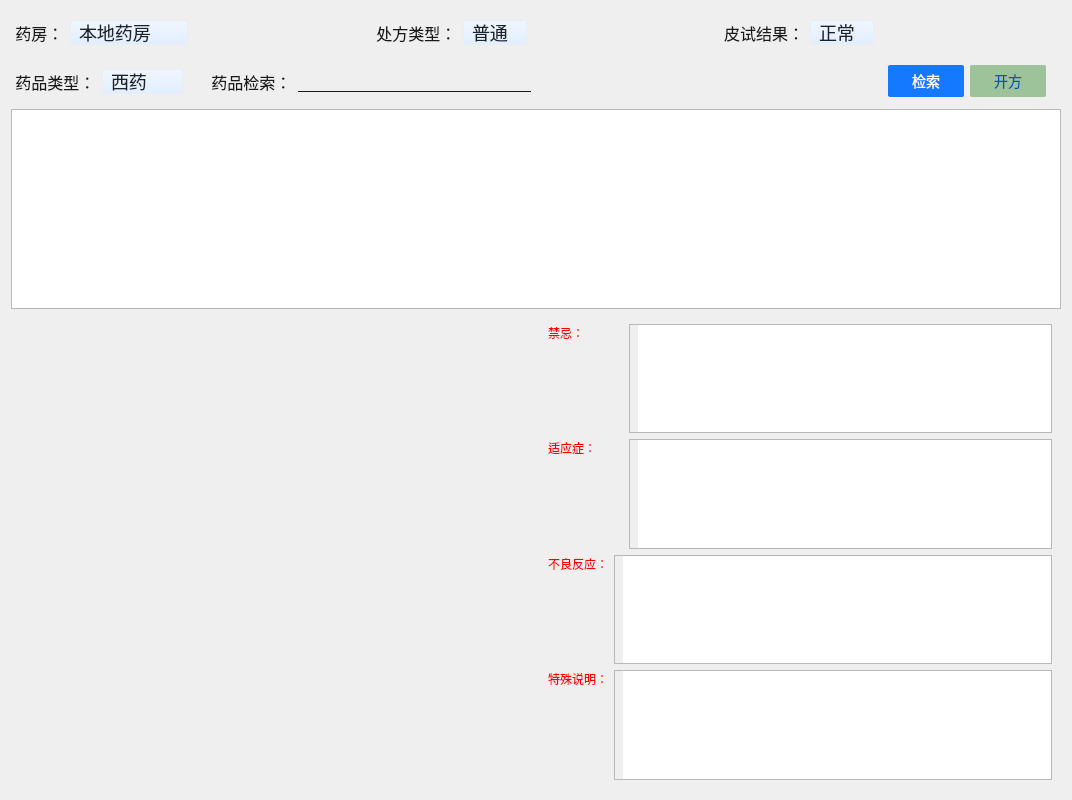
<?xml version="1.0" encoding="UTF-8"?>
<ui version="4.0">
 <class>MedicinePage</class>
 <widget class="QWidget" name="MedicinePage">
  <property name="geometry">
   <rect>
    <x>0</x>
    <y>0</y>
    <width>1072</width>
    <height>800</height>
   </rect>
  </property>
  <property name="windowTitle">
   <string>Form</string>
  </property>
  <property name="styleSheet">
   <string notr="true"/>
  </property>
  <layout class="QVBoxLayout" name="verticalLayout_7">
   <item>
    <layout class="QHBoxLayout" name="horizontalLayout_31">
     <item>
      <widget class="QWidget" name="widget_21" native="true">
       <property name="styleSheet">
        <string notr="true">QWidget
{
background:transparent;
border:none;
}
QLabel{
color:#1a1a1a;
font-size:16px;
line-height:24px;
}

QLineEdit{
color:#1a1a1a;
font-size:16px;
line-height:24px;
padding-left:8px;
border:none;
border-bottom:1px solid #1a1a1a;
}</string>
       </property>
       <layout class="QHBoxLayout" name="horizontalLayout_29">
        <property name="leftMargin">
         <number>0</number>
        </property>
        <item>
         <widget class="QLabel" name="label_23">
          <property name="styleSheet">
           <string notr="true"/>
          </property>
          <property name="text">
           <string> 药房：</string>
          </property>
         </widget>
        </item>
        <item>
         <widget class="QComboBox" name="comboBox_pharmacy">
          <property name="styleSheet">
           <string notr="true">
QComboBox
{
	background-color:qlineargradient(x1:0, y1:0, x2:0, y2:1, stop:0 #F1F6FF , stop:1 #E1EEFF);
	border-radius: 2px;
	border: 1px solid #E9EEF5;
	font-size: 18px;
	font-weight: 400;
	color: #1D2129;
	line-height: 22px;
	padding-left:8px;
}
QComboBox::down-arrow
{
	border-image:url(&quot;:/icons/images/icons_combobox_down_arrow.png&quot;);
}
QComboBox::drop-down
{
	border:none;
	background:transparent;
	padding-right:6px;
}

/* 下拉后，整个下拉窗体样式 */
QComboBox QAbstractItemView {
    outline: 0px solid gray;   
    border: none;   
    background-color: #FFFFFF;   
    selection-background-color: #40a9ff;   
	font-size: 14px;
	font-weight: 400;
	color: #1D2129;
	line-height: 22px;
	border-radius:3px;
	margin-left:4px;
}

/* 下拉后，整个下拉窗体每项的样式 */
QComboBox QAbstractItemView::item {
    height: 40px;   /* 项的高度 */
}

/* 下拉后，整个下拉窗体被选择的每项的样式 */
QComboBox QAbstractItemView::item:selected {
   color:#FFFFFF;
   background-color: #1479FF;   /* 整个下拉窗体越过每项的背景色 */
}

/* QComboBox中的垂直滚动条 */
QComboBox QAbstractScrollArea QScrollBar:vertical {
    border:none;
	background:transparent;
}

QComboBox QAbstractScrollArea QScrollBar::handle:vertical {
	width: 8px;
    background-color:;   /* 空白区域的背景色*/
	border-radius:4px;
    background: #C9CDD4;   /* 小方块的背景色深灰lightblue */
}</string>
          </property>
          <item>
           <property name="text">
            <string>本地药房</string>
           </property>
          </item>
          <item>
           <property name="text">
            <string>长安大药房</string>
           </property>
          </item>
         </widget>
        </item>
        <item>
         <spacer name="horizontalSpacer_11">
          <property name="orientation">
           <enum>Qt::Horizontal</enum>
          </property>
          <property name="sizeHint" stdset="0">
           <size>
            <width>48</width>
            <height>20</height>
           </size>
          </property>
         </spacer>
        </item>
       </layout>
      </widget>
     </item>
     <item>
      <widget class="QWidget" name="widget_22" native="true">
       <property name="styleSheet">
        <string notr="true">QWidget
{
background:transparent;
border:none;
}
QLabel{
color:#1a1a1a;
font-size:16px;
line-height:24px;
}

QLineEdit{
color:#1a1a1a;
font-size:16px;
line-height:24px;
padding-left:8px;
border:none;
border-bottom:1px solid #1a1a1a;
}</string>
       </property>
       <layout class="QHBoxLayout" name="horizontalLayout_32">
        <item>
         <widget class="QLabel" name="label_25">
          <property name="styleSheet">
           <string notr="true"/>
          </property>
          <property name="text">
           <string> 处方类型：</string>
          </property>
         </widget>
        </item>
        <item>
         <widget class="QComboBox" name="comboBox_type">
          <property name="styleSheet">
           <string notr="true">
QComboBox
{
	background-color:qlineargradient(x1:0, y1:0, x2:0, y2:1, stop:0 #F1F6FF , stop:1 #E1EEFF);
	border-radius: 2px;
	border: 1px solid #E9EEF5;
	font-size: 18px;
	font-weight: 400;
	color: #1D2129;
	line-height: 22px;
	padding-left:8px;
}
QComboBox::down-arrow
{
	border-image:url(&quot;:/icons/images/icons_combobox_down_arrow.png&quot;);
}
QComboBox::drop-down
{
	border:none;
	background:transparent;
	padding-right:6px;
}

/* 下拉后，整个下拉窗体样式 */
QComboBox QAbstractItemView {
    outline: 0px solid gray;   
    border: none;   
    background-color: #FFFFFF;   
    selection-background-color: #40a9ff;   
	font-size: 14px;
	font-weight: 400;
	color: #1D2129;
	line-height: 22px;
	border-radius:3px;
	margin-left:4px;
}

/* 下拉后，整个下拉窗体每项的样式 */
QComboBox QAbstractItemView::item {
    height: 40px;   /* 项的高度 */
}

/* 下拉后，整个下拉窗体被选择的每项的样式 */
QComboBox QAbstractItemView::item:selected {
   color:#FFFFFF;
   background-color: #1479FF;   /* 整个下拉窗体越过每项的背景色 */
}

/* QComboBox中的垂直滚动条 */
QComboBox QAbstractScrollArea QScrollBar:vertical {
    border:none;
	background:transparent;
}

QComboBox QAbstractScrollArea QScrollBar::handle:vertical {
	width: 8px;
    background-color:;   /* 空白区域的背景色*/
	border-radius:4px;
    background: #C9CDD4;   /* 小方块的背景色深灰lightblue */
}</string>
          </property>
          <item>
           <property name="text">
            <string>普通</string>
           </property>
          </item>
         </widget>
        </item>
        <item>
         <spacer name="horizontalSpacer_12">
          <property name="orientation">
           <enum>Qt::Horizontal</enum>
          </property>
          <property name="sizeHint" stdset="0">
           <size>
            <width>48</width>
            <height>20</height>
           </size>
          </property>
         </spacer>
        </item>
       </layout>
      </widget>
     </item>
     <item>
      <widget class="QWidget" name="widget_23" native="true">
       <property name="styleSheet">
        <string notr="true">QWidget
{
background:transparent;
border:none;
}
QLabel{
color:#1a1a1a;
font-size:16px;
line-height:24px;
}

QLineEdit{
color:#1a1a1a;
font-size:16px;
line-height:24px;
padding-left:8px;
border:none;
border-bottom:1px solid #1a1a1a;
}</string>
       </property>
       <layout class="QHBoxLayout" name="horizontalLayout_33">
        <item>
         <widget class="QLabel" name="label_26">
          <property name="styleSheet">
           <string notr="true"/>
          </property>
          <property name="text">
           <string>皮试结果：</string>
          </property>
         </widget>
        </item>
        <item>
         <widget class="QComboBox" name="comboBox_res">
          <property name="styleSheet">
           <string notr="true">
QComboBox
{
	background-color:qlineargradient(x1:0, y1:0, x2:0, y2:1, stop:0 #F1F6FF , stop:1 #E1EEFF);
	border-radius: 2px;
	border: 1px solid #E9EEF5;
	font-size: 18px;
	font-weight: 400;
	color: #1D2129;
	line-height: 22px;
	padding-left:8px;
}
QComboBox::down-arrow
{
	border-image:url(&quot;:/icons/images/icons_combobox_down_arrow.png&quot;);
}
QComboBox::drop-down
{
	border:none;
	background:transparent;
	padding-right:6px;
}

/* 下拉后，整个下拉窗体样式 */
QComboBox QAbstractItemView {
    outline: 0px solid gray;   
    border: none;   
    background-color: #FFFFFF;   
    selection-background-color: #40a9ff;   
	font-size: 14px;
	font-weight: 400;
	color: #1D2129;
	line-height: 22px;
	border-radius:3px;
	margin-left:4px;
}

/* 下拉后，整个下拉窗体每项的样式 */
QComboBox QAbstractItemView::item {
    height: 40px;   /* 项的高度 */
}

/* 下拉后，整个下拉窗体被选择的每项的样式 */
QComboBox QAbstractItemView::item:selected {
   color:#FFFFFF;
   background-color: #1479FF;   /* 整个下拉窗体越过每项的背景色 */
}

/* QComboBox中的垂直滚动条 */
QComboBox QAbstractScrollArea QScrollBar:vertical {
    border:none;
	background:transparent;
}

QComboBox QAbstractScrollArea QScrollBar::handle:vertical {
	width: 8px;
    background-color:;   /* 空白区域的背景色*/
	border-radius:4px;
    background: #C9CDD4;   /* 小方块的背景色深灰lightblue */
}</string>
          </property>
          <item>
           <property name="text">
            <string>正常</string>
           </property>
          </item>
          <item>
           <property name="text">
            <string>过敏</string>
           </property>
          </item>
         </widget>
        </item>
        <item>
         <spacer name="horizontalSpacer_17">
          <property name="orientation">
           <enum>Qt::Horizontal</enum>
          </property>
          <property name="sizeHint" stdset="0">
           <size>
            <width>48</width>
            <height>20</height>
           </size>
          </property>
         </spacer>
        </item>
       </layout>
      </widget>
     </item>
    </layout>
   </item>
   <item>
    <layout class="QHBoxLayout" name="horizontalLayout_34">
     <property name="rightMargin">
      <number>15</number>
     </property>
     <item>
      <widget class="QWidget" name="widget_24" native="true">
       <property name="styleSheet">
        <string notr="true">QWidget
{
background:transparent;
border:none;
}
QLabel{
color:#1a1a1a;
font-size:16px;
line-height:24px;
}

QLineEdit{
color:#1a1a1a;
font-size:16px;
line-height:24px;
padding-left:8px;
border:none;
border-bottom:1px solid #1a1a1a;
}</string>
       </property>
       <layout class="QHBoxLayout" name="horizontalLayout_30">
        <property name="leftMargin">
         <number>0</number>
        </property>
        <item>
         <widget class="QLabel" name="label_24">
          <property name="styleSheet">
           <string notr="true"/>
          </property>
          <property name="text">
           <string> 药品类型：</string>
          </property>
         </widget>
        </item>
        <item>
         <widget class="QComboBox" name="comboBox_medicine_type">
          <property name="styleSheet">
           <string notr="true">
QComboBox
{
	background-color:qlineargradient(x1:0, y1:0, x2:0, y2:1, stop:0 #F1F6FF , stop:1 #E1EEFF);
	border-radius: 2px;
	border: 1px solid #E9EEF5;
	font-size: 18px;
	font-weight: 400;
	color: #1D2129;
	line-height: 22px;
	padding-left:8px;
}
QComboBox::down-arrow
{
	border-image:url(&quot;:/icons/images/icons_combobox_down_arrow.png&quot;);
}
QComboBox::drop-down
{
	border:none;
	background:transparent;
	padding-right:6px;
}

/* 下拉后，整个下拉窗体样式 */
QComboBox QAbstractItemView {
    outline: 0px solid gray;   
    border: none;   
    background-color: #FFFFFF;   
    selection-background-color: #40a9ff;   
	font-size: 14px;
	font-weight: 400;
	color: #1D2129;
	line-height: 22px;
	border-radius:3px;
	margin-left:4px;
}

/* 下拉后，整个下拉窗体每项的样式 */
QComboBox QAbstractItemView::item {
    height: 40px;   /* 项的高度 */
}

/* 下拉后，整个下拉窗体被选择的每项的样式 */
QComboBox QAbstractItemView::item:selected {
   color:#FFFFFF;
   background-color: #1479FF;   /* 整个下拉窗体越过每项的背景色 */
}

/* QComboBox中的垂直滚动条 */
QComboBox QAbstractScrollArea QScrollBar:vertical {
    border:none;
	background:transparent;
}

QComboBox QAbstractScrollArea QScrollBar::handle:vertical {
	width: 8px;
    background-color:;   /* 空白区域的背景色*/
	border-radius:4px;
    background: #C9CDD4;   /* 小方块的背景色深灰lightblue */
}</string>
          </property>
          <item>
           <property name="text">
            <string>西药</string>
           </property>
          </item>
          <item>
           <property name="text">
            <string>中成药</string>
           </property>
          </item>
          <item>
           <property name="text">
            <string>中草药</string>
           </property>
          </item>
         </widget>
        </item>
       </layout>
      </widget>
     </item>
     <item>
      <widget class="QWidget" name="widget_25" native="true">
       <property name="maximumSize">
        <size>
         <width>400</width>
         <height>16777215</height>
        </size>
       </property>
       <property name="styleSheet">
        <string notr="true">QWidget
{
background:transparent;
border:none;
}
QLabel{
color:#1a1a1a;
font-size:16px;
line-height:24px;
}

QLineEdit{
color:#1a1a1a;
font-size:16px;
line-height:24px;
padding-left:8px;
border:none;
border-bottom:1px solid #1a1a1a;
}</string>
       </property>
       <layout class="QHBoxLayout" name="horizontalLayout_35" stretch="0,1">
        <item>
         <widget class="QLabel" name="label_27">
          <property name="maximumSize">
           <size>
            <width>100</width>
            <height>16777215</height>
           </size>
          </property>
          <property name="styleSheet">
           <string notr="true"/>
          </property>
          <property name="text">
           <string> 药品检索：</string>
          </property>
         </widget>
        </item>
        <item>
         <widget class="QLineEdit" name="lineEdit_name">
          <property name="text">
           <string/>
          </property>
          <property name="alignment">
           <set>Qt::AlignCenter</set>
          </property>
         </widget>
        </item>
       </layout>
      </widget>
     </item>
     <item>
      <spacer name="horizontalSpacer">
       <property name="orientation">
        <enum>Qt::Horizontal</enum>
       </property>
       <property name="sizeHint" stdset="0">
        <size>
         <width>40</width>
         <height>20</height>
        </size>
       </property>
      </spacer>
     </item>
     <item>
      <widget class="QPushButton" name="btn_query">
       <property name="minimumSize">
        <size>
         <width>76</width>
         <height>32</height>
        </size>
       </property>
       <property name="styleSheet">
        <string notr="true">QPushButton{
background: #1479FF;
border-radius: 2px;
font-size: 14px;
font-weight: 400;
color: #FFFFFF;
line-height: 0px;
}

QPushButton:pressed{
background:#4152A5;
}
</string>
       </property>
       <property name="text">
        <string>检索</string>
       </property>
      </widget>
     </item>
     <item>
      <widget class="QPushButton" name="btn_commit">
       <property name="minimumSize">
        <size>
         <width>76</width>
         <height>32</height>
        </size>
       </property>
       <property name="styleSheet">
        <string notr="true">QPushButton{
background: #9CC39A;
border-radius: 2px;
font-size: 14px;
font-weight: 400;
color: #0056B3;
line-height: 0px;
}

QPushButton:pressed{
background:#FFB137;
}
</string>
       </property>
       <property name="text">
        <string>开方</string>
       </property>
      </widget>
     </item>
    </layout>
   </item>
   <item>
    <widget class="CustomTableView" name="table_medicine">
     <property name="minimumSize">
      <size>
       <width>0</width>
       <height>200</height>
      </size>
     </property>
     <property name="maximumSize">
      <size>
       <width>16777215</width>
       <height>200</height>
      </size>
     </property>
     <property name="editTriggers">
      <set>QAbstractItemView::NoEditTriggers</set>
     </property>
     <property name="selectionMode">
      <enum>QAbstractItemView::SingleSelection</enum>
     </property>
     <property name="selectionBehavior">
      <enum>QAbstractItemView::SelectRows</enum>
     </property>
    </widget>
   </item>
   <item>
    <layout class="QHBoxLayout" name="horizontalLayout">
     <item>
      <widget class="QWidget" name="widget_2" native="true">
       <property name="styleSheet">
        <string notr="true">QScrollArea{
border:none;
}


QScrollBar
{
	background:#FFFFFF;
	width:20px;
	padding-top:20px;
	padding-bottom:20px;
}

QScrollBar::handle
{
	background: #FC8217;
}
QScrollBar::sub-line
{
	border-image: url(:/icons/images/icons_add.png);
	background:#FFFFFF;

}
QScrollBar::add-line
{
	background:#FFFFFF;
border-image: url(:/icons/images/icons_combobox_down_arrow.png);

}

</string>
       </property>
       <layout class="QVBoxLayout" name="verticalLayout_6">
        <property name="spacing">
         <number>0</number>
        </property>
        <property name="leftMargin">
         <number>0</number>
        </property>
        <property name="topMargin">
         <number>0</number>
        </property>
        <property name="rightMargin">
         <number>0</number>
        </property>
        <property name="bottomMargin">
         <number>0</number>
        </property>
        <item>
         <widget class="QScrollArea" name="scrollArea">
          <property name="verticalScrollBarPolicy">
           <enum>Qt::ScrollBarAsNeeded</enum>
          </property>
          <property name="widgetResizable">
           <bool>true</bool>
          </property>
          <widget class="QWidget" name="scrollAreaWidgetContents">
           <property name="geometry">
            <rect>
             <x>0</x>
             <y>0</y>
             <width>523</width>
             <height>478</height>
            </rect>
           </property>
           <layout class="QVBoxLayout" name="verticalLayout_8">
            <property name="spacing">
             <number>0</number>
            </property>
            <property name="leftMargin">
             <number>0</number>
            </property>
            <property name="topMargin">
             <number>0</number>
            </property>
            <property name="rightMargin">
             <number>0</number>
            </property>
            <property name="bottomMargin">
             <number>0</number>
            </property>
            <item>
             <widget class="QWidget" name="widget_3" native="true">
              <property name="styleSheet">
               <string notr="true"/>
              </property>
              <layout class="QVBoxLayout" name="verticalLayout_10">
               <item>
                <layout class="QVBoxLayout" name="verticalLayout_medicine"/>
               </item>
              </layout>
             </widget>
            </item>
           </layout>
          </widget>
         </widget>
        </item>
       </layout>
      </widget>
     </item>
     <item>
      <widget class="QWidget" name="widget" native="true">
       <property name="styleSheet">
        <string notr="true">QLabel{
color:red;
backgroundLtransparent;
border:none;
}</string>
       </property>
       <layout class="QVBoxLayout" name="verticalLayout">
        <item>
         <layout class="QHBoxLayout" name="horizontalLayout_10">
          <item>
           <layout class="QVBoxLayout" name="verticalLayout_2">
            <item>
             <widget class="QLabel" name="label_8">
              <property name="minimumSize">
               <size>
                <width>75</width>
                <height>0</height>
               </size>
              </property>
              <property name="maximumSize">
               <size>
                <width>75</width>
                <height>16777215</height>
               </size>
              </property>
              <property name="styleSheet">
               <string notr="true">border:none;</string>
              </property>
              <property name="text">
               <string>禁忌：</string>
              </property>
             </widget>
            </item>
            <item>
             <spacer name="verticalSpacer">
              <property name="orientation">
               <enum>Qt::Vertical</enum>
              </property>
              <property name="sizeHint" stdset="0">
               <size>
                <width>20</width>
                <height>40</height>
               </size>
              </property>
             </spacer>
            </item>
           </layout>
          </item>
          <item>
           <widget class="QTextEdit" name="text_s_tabu">
            <property name="styleSheet">
             <string notr="true">color:#1a1a1a;
font-size:16px;
line-height:24px;
padding-left:8px;</string>
            </property>
           </widget>
          </item>
         </layout>
        </item>
        <item>
         <layout class="QHBoxLayout" name="horizontalLayout_11">
          <item>
           <layout class="QVBoxLayout" name="verticalLayout_3">
            <item>
             <widget class="QLabel" name="label_9">
              <property name="minimumSize">
               <size>
                <width>75</width>
                <height>0</height>
               </size>
              </property>
              <property name="styleSheet">
               <string notr="true">border:none;</string>
              </property>
              <property name="text">
               <string>适应症：</string>
              </property>
             </widget>
            </item>
            <item>
             <spacer name="verticalSpacer_2">
              <property name="orientation">
               <enum>Qt::Vertical</enum>
              </property>
              <property name="sizeHint" stdset="0">
               <size>
                <width>20</width>
                <height>40</height>
               </size>
              </property>
             </spacer>
            </item>
           </layout>
          </item>
          <item>
           <widget class="QTextEdit" name="text_s_adaptation">
            <property name="styleSheet">
             <string notr="true">color:#1a1a1a;
font-size:16px;
line-height:24px;
padding-left:8px;</string>
            </property>
           </widget>
          </item>
         </layout>
        </item>
        <item>
         <layout class="QHBoxLayout" name="horizontalLayout_12">
          <item>
           <layout class="QVBoxLayout" name="verticalLayout_4">
            <item>
             <widget class="QLabel" name="label_10">
              <property name="styleSheet">
               <string notr="true">border:none;</string>
              </property>
              <property name="text">
               <string>不良反应：</string>
              </property>
             </widget>
            </item>
            <item>
             <spacer name="verticalSpacer_3">
              <property name="orientation">
               <enum>Qt::Vertical</enum>
              </property>
              <property name="sizeHint" stdset="0">
               <size>
                <width>20</width>
                <height>40</height>
               </size>
              </property>
             </spacer>
            </item>
           </layout>
          </item>
          <item>
           <widget class="QTextEdit" name="text_s_adverse">
            <property name="styleSheet">
             <string notr="true">color:#1a1a1a;
font-size:16px;
line-height:24px;
padding-left:8px;</string>
            </property>
           </widget>
          </item>
         </layout>
        </item>
        <item>
         <layout class="QHBoxLayout" name="horizontalLayout_13">
          <item>
           <layout class="QVBoxLayout" name="verticalLayout_5">
            <item>
             <widget class="QLabel" name="label_11">
              <property name="styleSheet">
               <string notr="true">border:none;</string>
              </property>
              <property name="text">
               <string>特殊说明：</string>
              </property>
             </widget>
            </item>
            <item>
             <spacer name="verticalSpacer_4">
              <property name="orientation">
               <enum>Qt::Vertical</enum>
              </property>
              <property name="sizeHint" stdset="0">
               <size>
                <width>20</width>
                <height>40</height>
               </size>
              </property>
             </spacer>
            </item>
           </layout>
          </item>
          <item>
           <widget class="QTextEdit" name="text_s_note">
            <property name="styleSheet">
             <string notr="true">color:#1a1a1a;
font-size:16px;
line-height:24px;
padding-left:8px;</string>
            </property>
           </widget>
          </item>
         </layout>
        </item>
       </layout>
      </widget>
     </item>
    </layout>
   </item>
  </layout>
 </widget>
 <customwidgets>
  <customwidget>
   <class>CustomTableView</class>
   <extends>QTableView</extends>
   <header>widgets/customtableview/customtableview.h</header>
  </customwidget>
 </customwidgets>
 <resources/>
 <connections/>
</ui>
